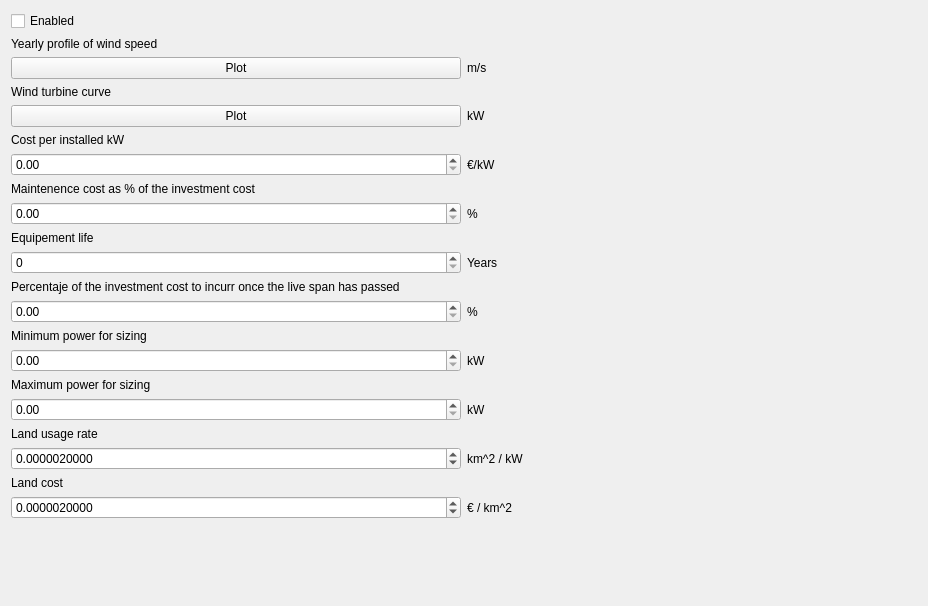
               <widget class="QWidget" name="scrollAreaWidgetContents_4">
                <property name="geometry">
                 <rect>
                  <x>0</x>
                  <y>-99</y>
                  <width>928</width>
                  <height>606</height>
                 </rect>
                </property>
                <layout class="QGridLayout" name="gridLayout_8">
                 <item row="6" column="0">
                  <widget class="QDoubleSpinBox" name="wind_unitary_cost_doubleSpinBox">
                   <property name="maximum">
                    <double>999999999.000000000000000</double>
                   </property>
                  </widget>
                 </item>
                 <item row="6" column="1">
                  <widget class="QLabel" name="label_107">
                   <property name="text">
                    <string>€/kW</string>
                   </property>
                  </widget>
                 </item>
                 <item row="10" column="0">
                  <widget class="QSpinBox" name="wind_life_spinBox">
                   <property name="maximum">
                    <number>999999999</number>
                   </property>
                  </widget>
                 </item>
                 <item row="4" column="1">
                  <widget class="QLabel" name="label_115">
                   <property name="text">
                    <string>kW</string>
                   </property>
                  </widget>
                 </item>
                 <item row="2" column="1">
                  <widget class="QLabel" name="label_108">
                   <property name="text">
                    <string>m/s</string>
                   </property>
                  </widget>
                 </item>
                 <item row="1" column="0">
                  <widget class="QLabel" name="label_106">
                   <property name="text">
                    <string>Yearly profile of wind speed</string>
                   </property>
                  </widget>
                 </item>
                 <item row="7" column="0">
                  <widget class="QLabel" name="label_109">
                   <property name="text">
                    <string>Maintenence cost as % of the investment cost</string>
                   </property>
                  </widget>
                 </item>
                 <item row="4" column="0">
                  <widget class="QPushButton" name="wind_turbine_curve_plot_pushButton">
                   <property name="text">
                    <string>Plot</string>
                   </property>
                  </widget>
                 </item>
                 <item row="11" column="0">
                  <widget class="QLabel" name="label_105">
                   <property name="text">
                    <string>Percentaje of the investment cost to incurr once the live span has passed</string>
                   </property>
                  </widget>
                 </item>
                 <item row="12" column="1">
                  <widget class="QLabel" name="label_103">
                   <property name="text">
                    <string>%</string>
                   </property>
                  </widget>
                 </item>
                 <item row="13" column="0">
                  <widget class="QLabel" name="label_140">
                   <property name="text">
                    <string>Minimum power for sizing</string>
                   </property>
                  </widget>
                 </item>
                 <item row="12" column="0">
                  <widget class="QDoubleSpinBox" name="wind_after_life_investment_doubleSpinBox">
                   <property name="maximum">
                    <double>100.000000000000000</double>
                   </property>
                  </widget>
                 </item>
                 <item row="8" column="0">
                  <widget class="QDoubleSpinBox" name="wind_maintenance_cost_doubleSpinBox">
                   <property name="maximum">
                    <double>100.000000000000000</double>
                   </property>
                  </widget>
                 </item>
                 <item row="9" column="0">
                  <widget class="QLabel" name="label_110">
                   <property name="text">
                    <string>Equipement life</string>
                   </property>
                  </widget>
                 </item>
                 <item row="5" column="0">
                  <widget class="QLabel" name="label_111">
                   <property name="text">
                    <string>Cost per installed kW</string>
                   </property>
                  </widget>
                 </item>
                 <item row="10" column="1">
                  <widget class="QLabel" name="label_112">
                   <property name="text">
                    <string>Years</string>
                   </property>
                  </widget>
                 </item>
                 <item row="2" column="0">
                  <widget class="QPushButton" name="wind_speed_plot_pushButton">
                   <property name="text">
                    <string>Plot</string>
                   </property>
                  </widget>
                 </item>
                 <item row="16" column="0">
                  <widget class="QDoubleSpinBox" name="wind_max_power_doubleSpinBox">
                   <property name="maximum">
                    <double>999999999.000000000000000</double>
                   </property>
                   <property name="value">
                    <double>0.000000000000000</double>
                   </property>
                  </widget>
                 </item>
                 <item row="8" column="1">
                  <widget class="QLabel" name="label_102">
                   <property name="text">
                    <string>%</string>
                   </property>
                  </widget>
                 </item>
                 <item row="14" column="0">
                  <widget class="QDoubleSpinBox" name="wind_min_power_doubleSpinBox">
                   <property name="maximum">
                    <double>999999999.000000000000000</double>
                   </property>
                   <property name="value">
                    <double>0.000000000000000</double>
                   </property>
                  </widget>
                 </item>
                 <item row="16" column="1">
                  <widget class="QLabel" name="label_138">
                   <property name="text">
                    <string>kW</string>
                   </property>
                  </widget>
                 </item>
                 <item row="15" column="0">
                  <widget class="QLabel" name="label_134">
                   <property name="text">
                    <string>Maximum power for sizing</string>
                   </property>
                  </widget>
                 </item>
                 <item row="3" column="0">
                  <widget class="QLabel" name="label_113">
                   <property name="text">
                    <string>Wind turbine curve</string>
                   </property>
                  </widget>
                 </item>
                 <item row="0" column="0">
                  <widget class="QCheckBox" name="wind_enable_checkBox">
                   <property name="text">
                    <string>Enabled</string>
                   </property>
                  </widget>
                 </item>
                 <item row="14" column="1">
                  <widget class="QLabel" name="label_137">
                   <property name="text">
                    <string>kW</string>
                   </property>
                  </widget>
                 </item>
                 <item row="21" column="0">
                  <spacer name="verticalSpacer_2">
                   <property name="orientation">
                    <enum>Qt::Vertical</enum>
                   </property>
                   <property name="sizeHint" stdset="0">
                    <size>
                     <width>20</width>
                     <height>40</height>
                    </size>
                   </property>
                  </spacer>
                 </item>
                 <item row="17" column="0">
                  <widget class="QLabel" name="label_164">
                   <property name="text">
                    <string>Land usage rate</string>
                   </property>
                  </widget>
                 </item>
                 <item row="19" column="0">
                  <widget class="QLabel" name="label_166">
                   <property name="text">
                    <string>Land cost</string>
                   </property>
                  </widget>
                 </item>
                 <item row="18" column="0">
                  <widget class="QDoubleSpinBox" name="wind_land_usage_rate_doubleSpinBox">
                   <property name="decimals">
                    <number>10</number>
                   </property>
                   <property name="maximum">
                    <double>999999999.000000000000000</double>
                   </property>
                   <property name="value">
                    <double>0.000002000000000</double>
                   </property>
                  </widget>
                 </item>
                 <item row="18" column="1">
                  <widget class="QLabel" name="label_165">
                   <property name="text">
                    <string>km^2 / kW</string>
                   </property>
                  </widget>
                 </item>
                 <item row="20" column="0">
                  <widget class="QDoubleSpinBox" name="wind_land_cost_doubleSpinBox">
                   <property name="decimals">
                    <number>10</number>
                   </property>
                   <property name="maximum">
                    <double>999999999.000000000000000</double>
                   </property>
                   <property name="value">
                    <double>0.000002000000000</double>
                   </property>
                  </widget>
                 </item>
                 <item row="20" column="1">
                  <widget class="QLabel" name="label_167">
                   <property name="text">
                    <string>€ / km^2</string>
                   </property>
                  </widget>
                 </item>
                </layout>
               </widget>
